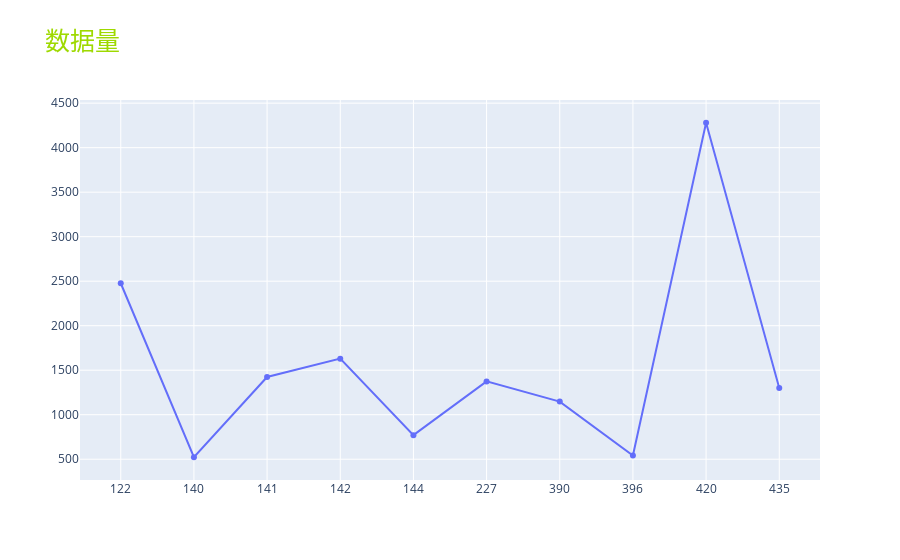

Notebook code for this chart:
### Code cell
score_trace = go.Scatter(
    x =  np.arange(1,len(hos_id)+1),
    y = hos_num,
    name = "score"
)
layout = go.Layout(
        xaxis=dict(
        tickvals = np.arange(1,hos_length+1),
        ticktext=hos_id),
        title='数据量',
        titlefont={
        'size':25,
        'color':'#9ed900'
     })
fig = go.Figure(data = score_trace , layout = layout)
iplot(fig)

### Figure 1 — Plotly figure (JSON) as saved in the notebook; plotly's stock layout.template omitted (floating-point values rounded to 4 significant figures)
{"data": [{"name": "score", "type": "scatter", "x": [1, 2, 3, 4, 5, 6, 7, 8, 9, 10], "y": [2477, 522, 1424, 1630, 770, 1374, 1147, 542, 4280, 1301]}], "layout": {"title": {"font": {"color": "#9ed900", "size": 25}, "text": "数据量"}, "xaxis": {"ticktext": [122, 140, 141, 142, 144, 227, 390, 396, 420, 435], "tickvals": [1, 2, 3, 4, 5, 6, 7, 8, 9, 10]}}}
